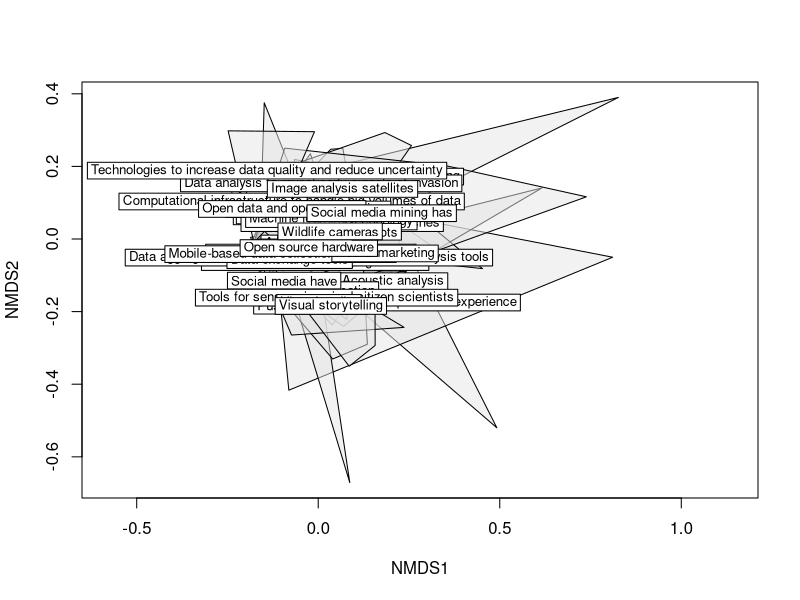
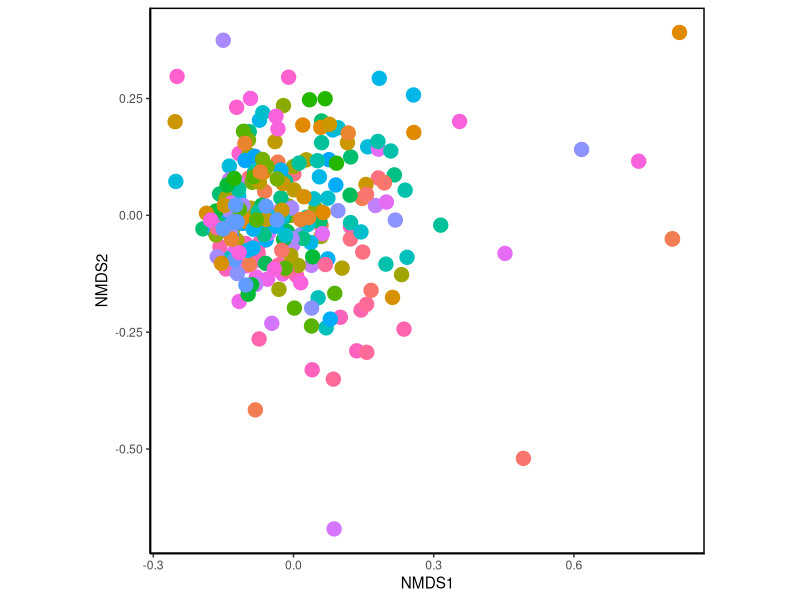

These figures' R source, in order: (Note: this script raises an error after producing the figures.)
#############################################+
## Ordination analyses
## Valentina LM for the CostAction Team
## First draft: 2022-04-26
#############################################+

#############################################+
## TO DOs
## sum of the scores per tech, weighted by the
## number of assessments
#############################################+

## ---- packages ----
library(tidyverse)
library(ggpubr)
library(vegan)

## ---- functions ----
not_all_na <- function(x) any(!is.na(x))
not_any_na <- function(x) all(!is.na(x))
recode_plyr <- function(x) {
  as.numeric(plyr::mapvalues(x, from = c("Strongly disagree", "Disagree",
                                         "Neither agree nor disagree",
                                         "Agree", "Strongly agree"),
                             to = c(1,2,3,4,5)))
}

## ---- data and data tidying ----
scores <- read_delim("Data/scores_rev.csv", delim = ";")
scores %>% 
  rename(date_time = 'Tijdstempel',
         coder = 'E-mailadres',
         technology = 'Select the technology you need to assess') %>% 
  select(-starts_with("Comments")) -> scores
distinct(scores["technology"]) -> techs
scores[ scores == "" ] <- NA

# temp <- vector("list", dim(techs)[1])
# i = 1
# while (i <= dim(techs)[1]) {
#   scores %>% 
#     filter(technology == techs[i,1]) %>% 
#     select(where(not_all_na)) -> temp[[i]]
# colnames(temp[[i]]) <- c("date_time",
#                          "coder",
#                          "technology",
#                          "audience",
#                          "engagement_others",
#                          "engagement_feedback",
#                          "application",
#                          "new_data",
#                          "extend_data",
#                          "improve_quality",
#                          "improve_flow",
#                          "improve_curation")
#   i = i + 1
# }
#bind_rows(temp) -> scores_tidy

scores <- scores %>% 
  mutate(technology = case_when(technology == "Social media" ~ 
                                  "Social media have",
                                technology == "Social media mining" ~ 
                                  "Social media mining has",
                                technology == "3D technology to improve experience" ~ 
                                  "3D technology to improve CS experience",
                                TRUE ~ technology))

techs$technology[1] <- "Social media have"
techs$technology[35] <- "3D technology to improve CS experience"
techs$technology[39] <- "Social media mining has"

temp <- data.frame()

for(t in techs$technology){
  if(is.na(t)){
    next
  }
  sub <- scores %>% 
    filter(technology == t) %>% 
    select(date_time, 
           coder,
           technology,
           matches(t))
  
  colnames(sub) <- c("date_time",
                     "coder",
                     "technology",
                     "audience",
                     "engagement_others",
                     "engagement_feedback",
                     "application",
                     "new_data",
                     "extend_data",
                     "improve_quality",
                     "improve_flow",
                     "improve_curation")
  
  if(nrow(temp) == 0){
    temp <- sub
  }else{
    temp <- rbind(temp, sub)
  }
}


## ---- data: recode to numeric ----
sapply(temp[,4:12], recode_plyr) -> scores_rec
bind_cols(temp[,1:3],as.data.frame(scores_rec)) -> scores_num

## ---- data:long formats ----
temp %>% 
  pivot_longer(
    cols = audience:improve_curation,
    names_to = "criterion",
    values_to = "rank"
  ) -> scores_tidy_long
scores_num %>% 
  pivot_longer(
    cols = audience:improve_curation,
    names_to = "criterion",
    values_to = "rank"
  ) -> scores_num_long



## ---- NMDS overall ----
dataset_tot <- na.omit(scores_num)
dataset_tot_NMDS=metaMDS(dataset_tot[,4:12],k=2,trymax=100)
ordiplot(dataset_tot_NMDS,type="n")
ordihull(dataset_tot_NMDS,groups=dataset_tot$technology,draw="polygon",col="grey90",label=T)
# ordiellipse(dataset_tot_NMDS,groups=dataset$technology,draw="polygon",col="grey90",label=T)
# orditorp(dataset_tot_NMDS,display="species")
# orditorp(example_NMDS,display="sites",col="red",air=0.01)

# # investigate the criteria that drive the technologies distribution pattern (intrinsic criteria)
# dataset.spp.fit <- envfit(dataset_tot_NMDS, dataset_tot, permutations = 999)
# head(dataset.spp.fit) # they are all signif. 



## ---- NMDS overall ggplots ----
dataset_tot_NMDS=metaMDS(dataset_tot[,4:12],k=2,trymax=100)
dataset.spp.fit <- envfit(dataset_tot_NMDS, dataset_tot, permutations = 999) # this fits species (criteria) vectors

site.scrs <- as.data.frame(scores(dataset_tot_NMDS, display = "sites")) #save NMDS results into dataframe
site.scrs <- cbind(site.scrs, Technology = dataset_tot$technology, coder=dataset_tot$coder) #add grouping variable "Technology" to dataframe
head(site.scrs) # x,y points for each site

spp.scrs <- as.data.frame(scores(dataset.spp.fit, display = "vectors")) #save criteria intrinsic values into dataframe
spp.scrs <- cbind(spp.scrs, Criteria = rownames(spp.scrs)) #add criteria names to dataframe
spp.scrs <- cbind(spp.scrs, pval = dataset.spp.fit$vectors$pvals) #add pvalues to dataframe so you can select species(criteria) which are significant
#spp.scrs<- cbind(spp.scrs, abrev = abbreviate(spp.scrs$Species, minlength = 6)) #abbreviate species names
sig.spp.scrs.overall <- subset(spp.scrs, pval<=0.05) #subset data to show species significant at 0.05
head(spp.scrs)

nmds.plot.overall <- ggplot(site.scrs, aes(x=NMDS1, y=NMDS2))+ #sets up the plot
  geom_point(aes(NMDS1, NMDS2, colour = factor(site.scrs$Technology), size = 2),
             show.legend = FALSE)+ #adds site points to plot, shape determined by Landuse, colour determined by Management
  coord_fixed()+
  theme_classic()+ 
  theme(panel.background = element_rect(fill = NA, colour = "black", size = 1, linetype = "solid"))+
  labs(colour = "Technology") # add legend labels
  # theme(legend.position = "right", legend.text = element_text(size = 12), legend.title = element_text(size = 12), axis.text = element_text(size = 10)) # add legend at right of plot

nmds.plot.overall # + labs(title = "Basic ordination plot")
#Significant Species (Criteria)
nmds.plot.overall +
  geom_segment(data = sig.spp.scrs.overall, aes(x = 0, xend=NMDS1, y=0, yend=NMDS2), arrow = arrow(length = unit(0.25, "cm")), colour = "grey10", lwd=0.3) + #add vector arrows of significant species
  ggrepel::geom_text_repel(data = sig.spp.scrs, aes(x=NMDS1, y=NMDS2, label = Criteria), cex = 3, direction = "both", segment.size = 0.25)+ #add labels for species, use ggrepel::geom_text_repel so that labels do not overlap
  labs(title = "Ordination with criteria vectors")


## ---- NMDS single techs ggplots ----
# based on overall NMDS

i = 1
while (i <= dim(techs)[1]) {
  tech_plot <- techs[[i,1]]
  site.scrs.s <- filter(site.scrs, Technology == tech_plot)
  
  nmds.plot <- ggplot(site.scrs.s, aes(x=NMDS1, y=NMDS2))+ #sets up the plot
    geom_point(aes(NMDS1, NMDS2, colour = factor(site.scrs.s$Technology), size = 2),
               show.legend = FALSE)+ #adds site points to plot, shape determined by Landuse, colour determined by Management
    coord_fixed()+
    theme_classic()+ 
    theme(panel.background = element_rect(fill = NA, colour = "black", size = 1, linetype = "solid"))+
    labs(colour = "Technology") +
    scale_x_continuous(limits = c(-0.5,0.9)) +
    scale_y_continuous(limits = c(-0.5,0.5))# add legend labels
  # theme(legend.position = "right", legend.text = element_text(size = 12), legend.title = element_text(size = 12), axis.text = element_text(size = 10)) # add legend at right of plot
  
  # nmds.plot +
  #   geom_segment(data = sig.spp.scrs.overall, aes(x = 0, xend=NMDS1, y=0, yend=NMDS2), arrow = arrow(length = unit(0.25, "cm")), colour = "grey10", lwd=0.3) + #add vector arrows of significant species
  #   ggrepel::geom_text_repel(data = sig.spp.scrs.overall, aes(x=NMDS1, y=NMDS2, label = Criteria), cex = 3, direction = "both", segment.size = 0.25)+ #add labels for species, use ggrepel::geom_text_repel so that labels do not overlap
  #   labs(title = paste("Ordination with criteria vectors: ",tech_plot,sep=""))
  #   # geom_text(label=site.scrs.s$coder, hjust=0, vjust=0)
  
  nmds.plot +
    # geom_text(label=site.scrs.s$coder, hjust=0, vjust=0) +
    labs(title = paste("Ordination with criteria vectors: ",tech_plot,sep=""))
  ggsave(paste("figs/ordination_",tech_plot,".tiff",sep=""), 
                dpi=300, compression = 'lzw')
  
  i = i + 1
}
  
  
## ---- NMDS single techs ----
dataset_NMDS <- vector("list",dim(techs)[1])
dataset.spp.fit <- vector("list",dim(techs)[1])
dataset <- vector("list",dim(techs)[1])

i = 1
while (i <= dim(techs)[1]) {
  tech_plot <- techs[[i,1]]
  dataset_tot %>% 
    filter(technology == tech_plot) -> dataset[[i]]
  dataset_NMDS[[i]] = metaMDS(dataset[[i]][,4:12],k=2,trymax=100)
  # plot(example_NMDS)
  # orditorp(example_NMDS,display="sites",col="red",air=0.01)
  ordiplot(dataset_NMDS[[i]],type="n")
  ordihull(dataset_NMDS[[i]],groups=dataset[[i]]$technology,draw="polygon",col="grey90",label=T)
  # ordiellipse(dataset_NMDS,groups=dataset$technology,draw="polygon",col="grey90",label=T)
  # orditorp(example_NMDS,display="species")
  # orditorp(example_NMDS,display="sites")
  
  dataset.spp.fit[[i]] <- envfit(dataset_NMDS[[i]], dataset[[i]], permutations = 999)
  # head(dataset.spp.fit)
  
  i=i+1
}

# # investigate the criteria that drive the technologies distribution pattern (intrinsic criteria)
# tech_plot <- techs[[1,1]] # 6, 15, 33
# dataset_tot %>% 
#   filter(technology == tech_plot) -> dataset
# dataset_NMDS=metaMDS(dataset[,4:12],k=2,trymax=100)
# # plot(example_NMDS)
# # orditorp(example_NMDS,display="sites",col="red",air=0.01)
# ordiplot(dataset_NMDS,type="n")
# ordihull(dataset_NMDS,groups=dataset$technology,draw="polygon",col="grey90",label=T)
# # ordiellipse(dataset_NMDS,groups=dataset$technology,draw="polygon",col="grey90",label=T)
# orditorp(example_NMDS,display="species")
# dataset.spp.fit <- envfit(dataset_NMDS, dataset, permutations = 999)
# head(dataset.spp.fit)

i = 1
site.scrs <- as.data.frame(scores(dataset_NMDS[[i]], display = "sites")) #save NMDS results into dataframe
site.scrs <- cbind(site.scrs, Technology = dataset[[i]]$technology, coder=dataset[[i]]$coder) #add grouping variable "Technology" to dataframe
head(site.scrs) # x,y points for each site

spp.scrs <- as.data.frame(scores(dataset.spp.fit[[i]], display = "vectors")) #save criteria intrinsic values into dataframe
spp.scrs <- cbind(spp.scrs, Criteria = rownames(spp.scrs)) #add criteria names to dataframe
spp.scrs <- cbind(spp.scrs, pval = dataset.spp.fit[[i]]$vectors$pvals) #add pvalues to dataframe so you can select species(criteria) which are significant
#spp.scrs<- cbind(spp.scrs, abrev = abbreviate(spp.scrs$Species, minlength = 6)) #abbreviate species names
sig.spp.scrs <- subset(spp.scrs, pval<=0.05) #subset data to show species significant at 0.05
head(spp.scrs)

nmds.plot.s <- ggplot(site.scrs, aes(x=NMDS1, y=NMDS2, label=coder))+ #sets up the plot
  geom_point(aes(NMDS1, NMDS2, colour = factor(site.scrs$Technology), size = 2),
             show.legend = FALSE)+ #adds site points to plot, shape determined by Landuse, colour determined by Management
  geom_text(hjust=0, vjust=0)+
  coord_fixed()+
  theme_classic()+ 
  theme(panel.background = element_rect(fill = NA, colour = "black", size = 1, linetype = "solid"))+
  labs(colour = "Technology") # add legend labels
# theme(legend.position = "right", legend.text = element_text(size = 12), legend.title = element_text(size = 12), axis.text = element_text(size = 10)) # add legend at right of plot

nmds.plot.s # + labs(title = "Basic ordination plot")
#Significant Species (Criteria)
nmds.plot.s +
  geom_segment(data = sig.spp.scrs, aes(x = 0, xend=NMDS1, y=0, yend=NMDS2), arrow = arrow(length = unit(0.25, "cm")), colour = "grey10", lwd=0.3) + #add vector arrows of significant species
  ggrepel::geom_text_repel(data = sig.spp.scrs, aes(x=NMDS1, y=NMDS2, label = Criteria), cex = 3, direction = "both", segment.size = 0.25)+ #add labels for species, use ggrepel::geom_text_repel so that labels do not overlap
  labs(title = "Ordination with criteria vectors")

nmds.plot.s +
  labs(title = "Ordination with criteria vectors")




# function for ellipsess 
veganCovEllipse <- function (cov, center = c(0, 0), scale = 1, npoints = 100) 
{
  theta <- (0:npoints) * 2 * pi/npoints
  Circle <- cbind(cos(theta), sin(theta))
  t(center + scale * t(Circle %*% chol(cov)))
}

# DA RIVEDERE
#data for ellipse, in this case using the management factor
df_ell.tech.criteria <- data.frame() #sets up a data frame before running the function.
for(g in levels(site.scrs$Technology)){
  df_ell.tech.criteria <- rbind(df_ell.tech.criteria, cbind(as.data.frame(with(site.scrs [site.scrs$Technology==g,],
                                                                                   veganCovEllipse(cov.wt(cbind(NMDS1,NMDS2),wt=rep(1/length(NMDS1),length(NMDS1)))$cov,center=c(mean(NMDS1),mean(NMDS2))))) ,Technology=g))
}

# data for labelling the ellipse
NMDS.mean.tech=aggregate(site.scrs[ ,c("NMDS1", "NMDS2")], 
                         list(group = site.scrs$Technology), mean)

# data for labelling the ellipse
NMDS.mean=aggregate(site.scrs[,c("NMDS1", "NMDS2")], 
                    list(group = site.scrs$Technology), mean)
nmds.plot+ 
  geom_path(data = df_ell.tech.criteria, aes(x = NMDS1, y = NMDS2, group = site.scrs$Technology)) #this is the ellipse, seperate ones by Site. 

